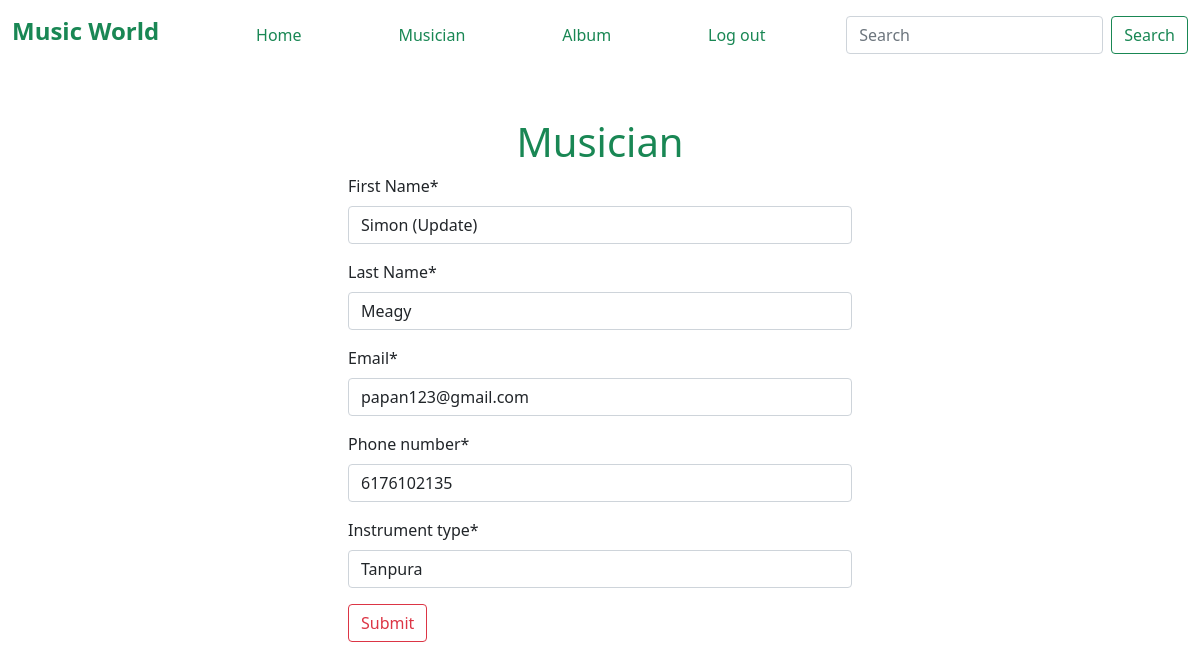
/musician/edit/7/ (signed in), run on the app's committed database.
### musician_app/models.py (models this page shows, shortened)
class Musician(models.Model):
    first_Name = models.CharField(max_length=200, default=None)
    last_Name = models.CharField(max_length=200, default=None)
    email = models.EmailField(default=None)
    phone_number = models.IntegerField(default=None)
    Instrument_type = models.CharField(max_length=200, default=None)

### musician_app/views.py (the view)
# urls.py: path('edit/<int:id>/', views.edit_Musician, name='edit_Musician'),
@login_required
def edit_Musician(request, id):
    musician = models.Musician.objects.get(pk=id)
    musician_form = MusicianForm(instance=musician)
    if request.method == "POST":
        musician_form = MusicianForm(request.POST, instance=musician)
        if musician_form.is_valid():
            musician_form.save()
            return redirect('home')
    return render(request, 'musician.html', {'form': musician_form})

### musician_app/forms.py
class MusicianForm(forms.ModelForm):
    class Meta:
        model = Musician
        fields = '__all__'

### musician_app/templates/musician.html (shortened to what this page needs)
{% extends "base.html" %}
{% load crispy_forms_tags %}
{% block content %}
<form style="width:50%;margin:auto;" class=" p-5" method="post">
    <h1 class="text-center text-success"> Musician</h1>
    {{form | crispy}}
    <button class="btn btn-outline-danger">Submit</button>
</form>
{% endblock %}

### data on the page
Musician: first_Name "Simon (Update)", last_Name "Meagy", email "papan123@gmail.com", phone_number "6176102135", Instrument_type "Tanpura"
